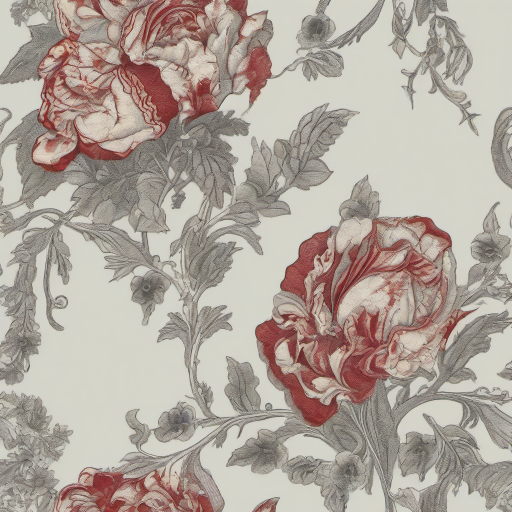
#> input picture 00_source/00-example-tonal-reference.png, 1024 x 1024 px (shown at 1/2 size)
$ python -i trace_sweep.py   (imports and definitions only)
#> lines starting #> are read from the running program, lines starting #| are printed output that depends on the picture; after the words box and inside, x2 and y2 are one past the last pixel; in counts of white or black regions, pixels touching at a corner belong together
#!/usr/bin/env python3
# -*- coding: utf-8 -*-
"""
trace_sweep.py -- multi-pass VTracer tracing with a parameter sweep (stage 2).

Turns one prepped PNG into a set of candidate SVGs, each traced with a
different parameter combination, so a human (or GPT/Astra) can compare them.
This script never judges the traces: it only produces candidates and records
the exact parameters that produced each one, so every candidate is reproducible.

Tracer selection (in order):

  1. the ``vtracer`` CLI, if on PATH -- flags are detected by parsing
     ``vtracer --help``, never assumed;
  2. the ``vtracer`` Python package, if importable -- available parameters are
     introspected from ``convert_image_to_svg_py``'s signature (the API analogue
     of ``--help``);
  3. the ``img2svg`` CLI as a last resort (it is an image-embed wrapper, not a
     vector tracer, and its output will likely fail the raster gate).

If none are available the script exits 3 naming both tools and their install
commands.

Sweep configuration: spec.print.sweep, overridden by --sweep.  The candidate
cap is spec.print.sweep.max_candidates (or the older spec.print.sweep_max_candidates):

  * 3 presets -- bw / poster / photo (photo is dropped when
    spec.geometry.allow_gradients is false);
  * 3 filter_speckle values -- 2 / 8 / 16;
  * 2 hierarchical modes -- cutout / stacked;
  * palette: one candidate pre-quantised to spec.palette, one untouched;

Any axis can be set in the job contract itself, so the studio's spec builder
can expose the sweep without the runner writing a second file::

    "print": {"sweep": {"presets": ["poster"],
                        "filter_speckle": [2, 8],
                        "hierarchical": ["cutout"],
                        "use_palette": [false],
                        "max_candidates": 8}}

`--sweep <file>` still works and wins over `print.sweep`; a partial object of
either kind never drops the axes it does not mention.
  * pitch shift (spec.print.pitch_shift): the palette becomes a transform --
    the source is traced as three variants (source / inverse / pitch) instead
    of one palette-quantised candidate buried in the sweep, and the
    use_palette axis is retired.

Candidates are generated in a documented interleaved order (speckle ->
hierarchical -> preset -> palette) so that a small cap still samples every
preset and both hierarchical modes, then truncated to the cap.  If a sweep flag
is unavailable in the detected tracer, that axis is skipped and recorded in
sweep.json.

The output directory (``02_traced/<stem>``) is shared per STEM and persists
across runs, so a second job with the same artwork name continues the same
candidate numbering -- naming stays ``candidate_%02d.svg`` by sweep index and is
never renumbered to dodge a collision.  Because of that, once a sweep has
succeeded the candidates it did NOT write are deleted
(``prune_stale_candidates``): a rerun with a smaller cap would otherwise leave
the previous run's higher-numbered files on disk, where the comparison stage
could read them as this run's output.  Only ``candidate_\\d+\\.svg`` files this
sweep did not produce are touched, and ``sweep.json``, the per-candidate
checksum sidecars, ``.variants/`` and ``.palette/`` are never candidates.

The authority for "what did this sweep produce" is ``sweep.json``'s
``candidates`` list -- ``compare_candidates.py`` grades exactly that and reports
anything else on disk as a non-graded stale bucket, so cleanup and record can
never disagree about what a run owns.

Usage::

    python scripts/trace_sweep.py 01_prepped/art.prepped.png spec.json \
        [--sweep sweep.json] [--out-dir DIR]

Exit codes: 0 = success, 2 = bad usage, 3 = no tracer available.
"""

from __future__ import annotations

import argparse
import inspect
import os
import re
import subprocess
import sys
from datetime import datetime, timezone
from itertools import zip_longest

SCRIPT_DIR = os.path.dirname(os.path.abspath(__file__))
sys.path.insert(0, SCRIPT_DIR)
import front_common as fc  # noqa: E402

# Phase 2 learning store.  Guarded: stamping a checksum sidecar is provenance,
# never a reason for the trace stage to fail (see #triage-events-stamp-checksum).
try:
    import triage_events  # noqa: E402
except Exception:  # noqa: BLE001
    triage_events = None

# Documented VTracer parameter maps per preset.  Keys are VTracer parameter
# names exactly as the tracer spells them (CLI flag minus "--", or the Python
# API keyword).  Values chosen so bw/poster/photo are meaningfully distinct.
PRESETS = {
    "bw": {"colormode": "binary"},
    "poster": {"colormode": "color", "mode": "spline",
               "color_precision": 6, "layer_difference": 16},
    "photo": {"colormode": "color", "mode": "spline",
              "color_precision": 8, "layer_difference": 8},
}

DEFAULT_SWEEP = {
    "version": 1,
    "presets": ["bw", "poster", "photo"],
    "filter_speckle": [2, 8, 16],
    "hierarchical": ["cutout", "stacked"],
    "use_palette": [False, True],
    "max_candidates": 12,
}

# img2svg is not a tracer; its "output" wraps the raster in an <image> element.
IMGSVG_NOTE = ("img2svg embeds the raster rather than vectorising it; its "
               "candidates will likely fail the raster gate. Install VTracer "
               "for real vector traces.")


def _now():
    return datetime.now(timezone.utc).isoformat(timespec="seconds")


# --------------------------------------------------------------------------
# Backend detection
# --------------------------------------------------------------------------

# [78 lines left out: functions _parse_cli_flags, _api_parameters, detect_backend, quantize_to_palette, not called in this run]


def invert_raster(in_png, out_png, substrate_hex=None, tolerance=24):
    """Invert the ARTWORK only, leaving the substrate transparent.

    The previous version was a blind per-channel ``255 - value`` over every
    pixel. That is wrong for anything destined for a substrate: on a source
    that is 92% white, the inverse came out 92% BLACK, i.e. a full-bleed flood
    of ink over the whole sheet. Measured on the shipped example through
    preflight: the original read 194% max total area coverage with 0.00% of
    the sheet over the limit, the inverted twin read 300% with 91.93% of the
    sheet over it. Both still reported PASSED, because INK_COVERAGE is only a
    gate on CMYK input.

    So the substrate is identified, kept fully transparent, and only pixels
    that differ from it are inverted. A light-on-dark twin then has no
    background at all, so there is no flood to miscount and the tracer sees
    artwork on transparency.

    ``substrate_hex`` is the fabric colour. When it is None the substrate is
    inferred as the single most common colour, which is right for flat
    artwork and harmless otherwise (the count is only used to pick a colour,
    never to discard detail).
    """
#> called with out_png = 'out.png', tolerance = 24
    import numpy as np
    from PIL import Image

    img = Image.open(in_png).convert("RGB")
#> img is the input picture: PIL image 1024x1024 RGB; mean R, G, B 176, 165.2, 156
    width, height = img.size
#> width = 1024; height = 1024
    out = np.empty((height, width, 3), dtype=np.uint8)
    alpha = np.zeros((height, width), dtype=np.uint8)

    if substrate_hex:
        sub = np.array(fc.hex_to_rgb(substrate_hex), dtype=np.int32)
    else:
        colours = img.getcolors(maxcolors=1 << 24) or []
#> colours = 245608 items
        if not colours:
            raise ValueError("cannot infer a substrate from an empty image")
        sub = np.array(max(colours)[1], dtype=np.int32)
#> sub = [213, 213, 202]

    tile = 512
    for y0 in range(0, height, tile):
        y1 = min(y0 + tile, height)
        strip = np.asarray(img.crop((0, y0, width, y1)), dtype=np.int32)
        # Distance to the substrate decides what counts as "not the fabric".
        # The tolerance absorbs JPEG ringing and antialiased edge pixels, so
        # the background does not leave a speckled halo of inverted fringe.
        near_substrate = (np.abs(strip - sub).max(axis=2) <= tolerance)
        artwork = ~near_substrate
        out[y0:y1] = np.where(artwork[..., None], 255 - strip, strip)
        alpha[y0:y1] = np.where(artwork, 255, 0)
#> this loop made 2 passes
#> pass 1, in invert_raster, `strip = np.asarray(img.crop((0, y0, width, y1)), dtype=np.int32)`:
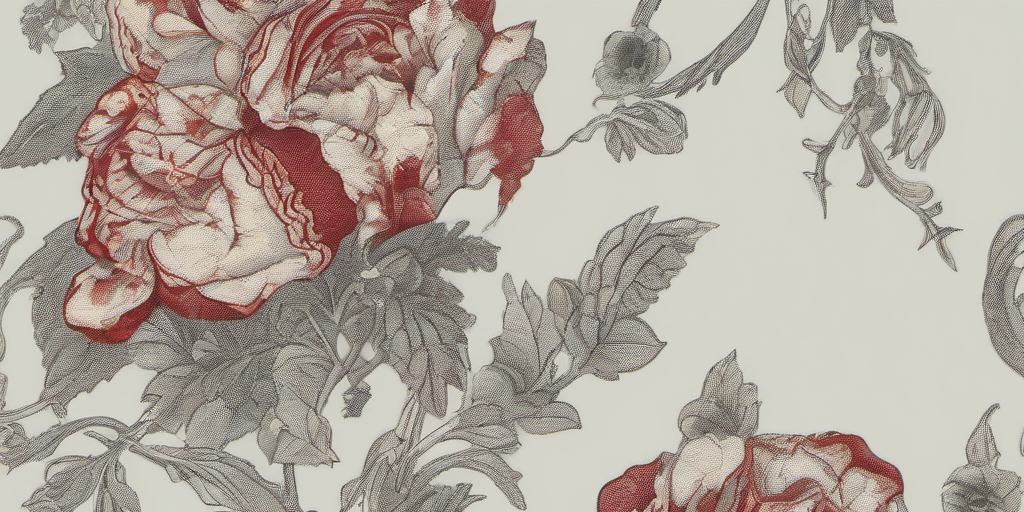
#> strip: shape (512, 1024, 3) int32; mean R, G, B 177.5, 167.1, 157.7
#> pass 1, in invert_raster, `near_substrate = (np.abs(strip - sub).max(axis=2) <= tolerance)`:
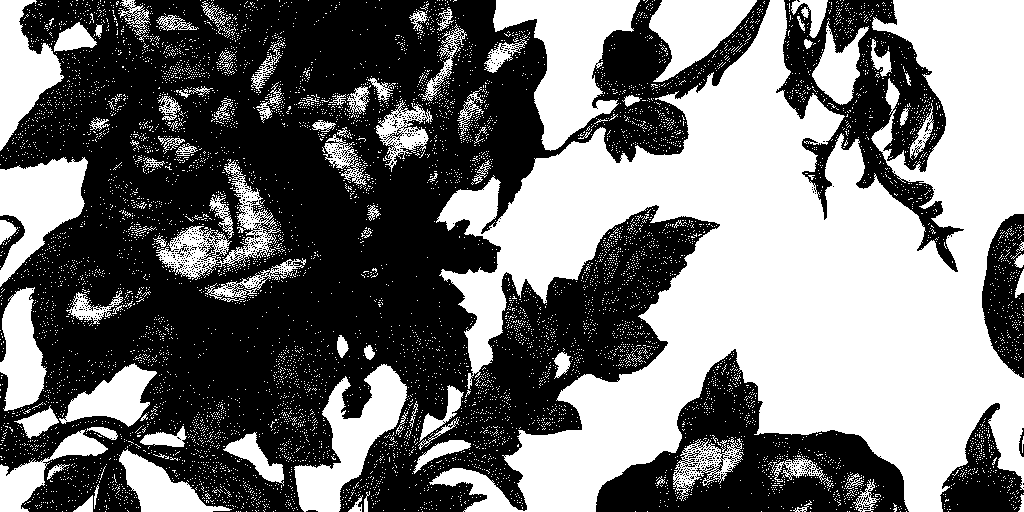
#> near_substrate: shape (512, 1024) bool; 46.2% white; 8605 white regions (8501 under 20 px), largest, box (x1, y1, x2, y2) and area: (429, 0, 1024, 512) 157932, (493, 0, 640, 151) 10389, (294, 364, 407, 512) 6749
#> pass 2, in invert_raster, `strip = np.asarray(img.crop((0, y0, width, y1)), dtype=np.int32)`:
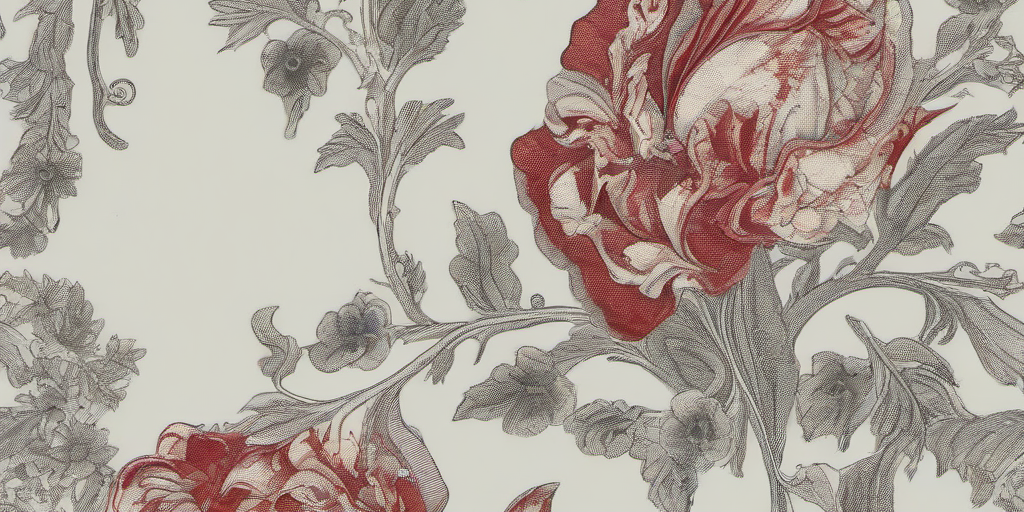
#> strip: shape (512, 1024, 3) int32; mean R, G, B 174.5, 163.3, 154.3
#> after the loop:
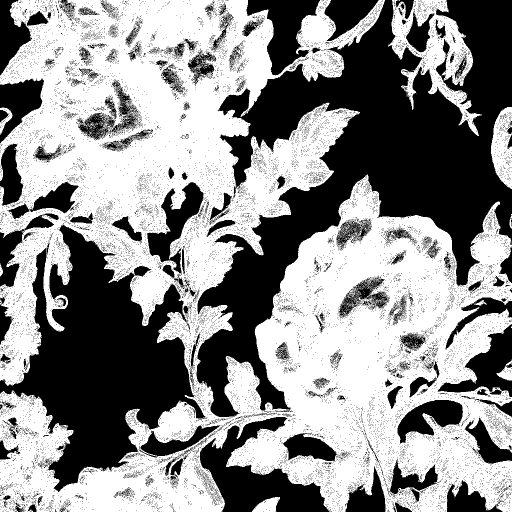
#> alpha: shape (1024, 1024) (shown at 1/2 size); 55.6% white; 18142 black regions (17922 under 20 px), largest, box (x1, y1, x2, y2) and area: (393, 0, 1024, 834) 191503, (0, 449, 415, 984) 99175, (399, 834, 659, 1024) 20687
#> after the loop:
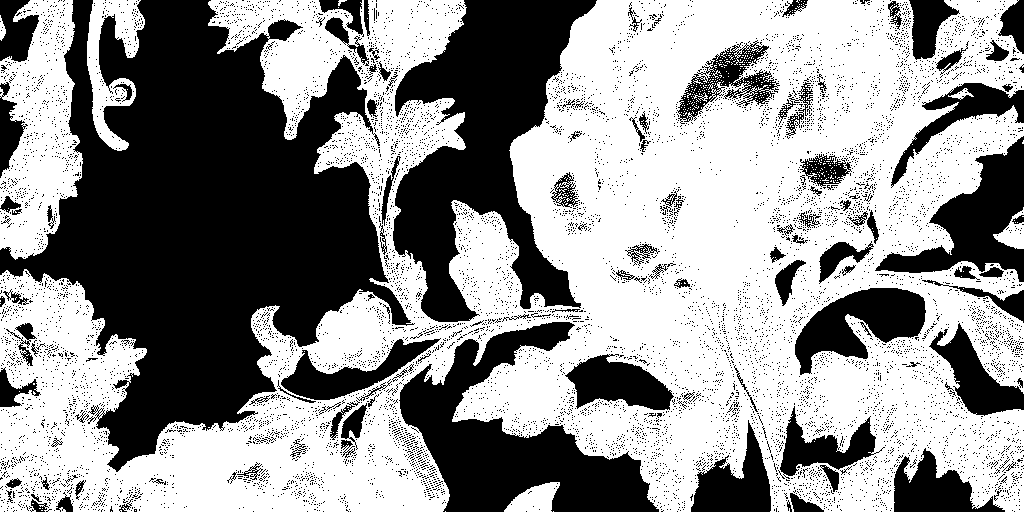
#> artwork: shape (512, 1024) bool; 57.3% white; 9551 black regions (9424 under 20 px), largest, box (x1, y1, x2, y2) and area: (0, 0, 415, 472) 96041, (393, 0, 597, 322) 31864, (399, 322, 659, 512) 20687
#> after the loop:
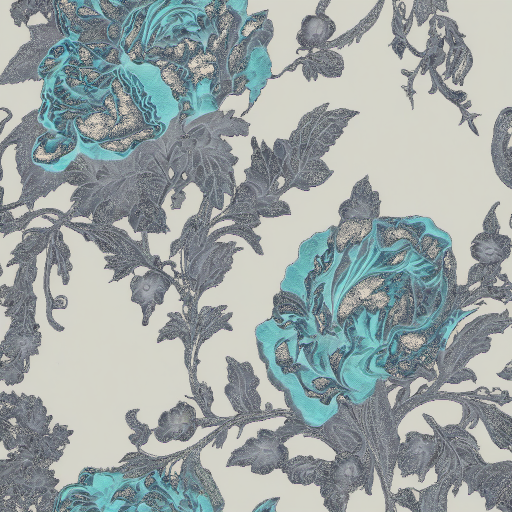
#> out: shape (1024, 1024, 3) (shown at 1/2 size); mean R, G, B 153.5, 163.3, 162.9

    result = Image.fromarray(out, "RGB").convert("RGBA")
    result.putalpha(Image.fromarray(alpha, "L"))
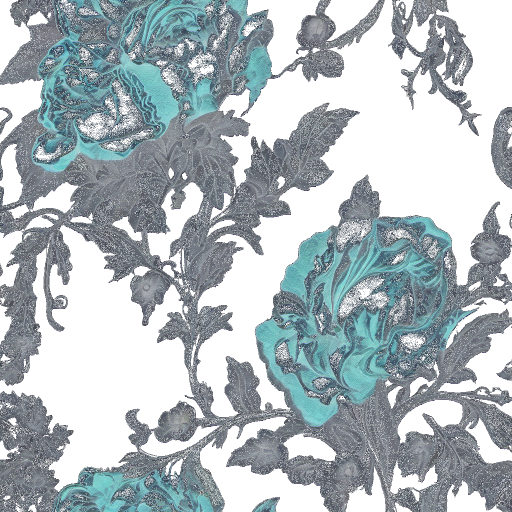
#> result: PIL image 1024x1024 RGBA (shown at 1/2 size); mean R, G, B, A 153.5, 163.3, 162.9, 141.7; transparent parts drawn white
    result.save(out_png, "PNG")
    return out_png


# --------------------------------------------------------------------------
# Candidate generation
# --------------------------------------------------------------------------

# [104 lines left out: functions build_candidates, _trace, not called in this run]


# --- parallel worker --------------------------------------------------------

_WORKER_BACKEND = None


# [387 lines left out: functions _worker_backend, _trace_one, prune_stale_candidates, _sweep, main, not called in this run]


# [2 lines not run here, left out]

>>> result = invert_raster('../00_source/00-example-tonal-reference.png', 'out.png')

$ run again, on 00_source/photo.png
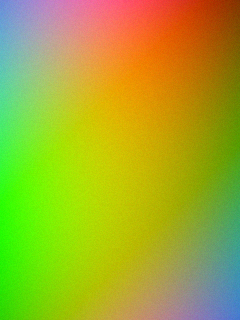
#> input picture 00_source/photo.png, 240 x 320 px
#> in invert_raster, img is the input picture: PIL image 240x320 RGB; mean R, G, B 162.4, 172.9, 42.2
#> colours = 64607 items
#> sub = [189, 199, 0]
#> the loop in invert_raster, `for y0 in range(0, height, tile):` made 1 pass
#> pass 1, in invert_raster, `near_substrate = (np.abs(strip - sub).max(axis=2) <= tolerance)`:
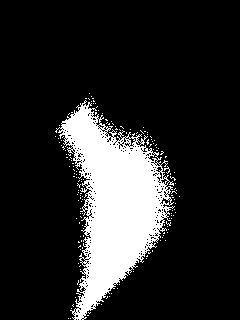
#> near_substrate: shape (320, 240) bool; 16.1% white; 156 white regions (155 under 20 px), largest, box (x1, y1, x2, y2) and area: (55, 100, 175, 320) 12027
#> in invert_raster, `result.putalpha(Image.fromarray(alpha, "L"))`:
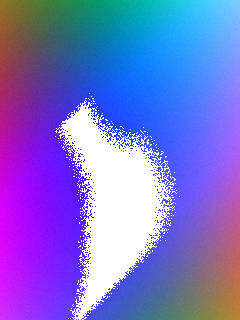
#> result: PIL image 240x320 RGBA; mean R, G, B, A 111.7, 104.6, 172.9, 214; transparent parts drawn white
